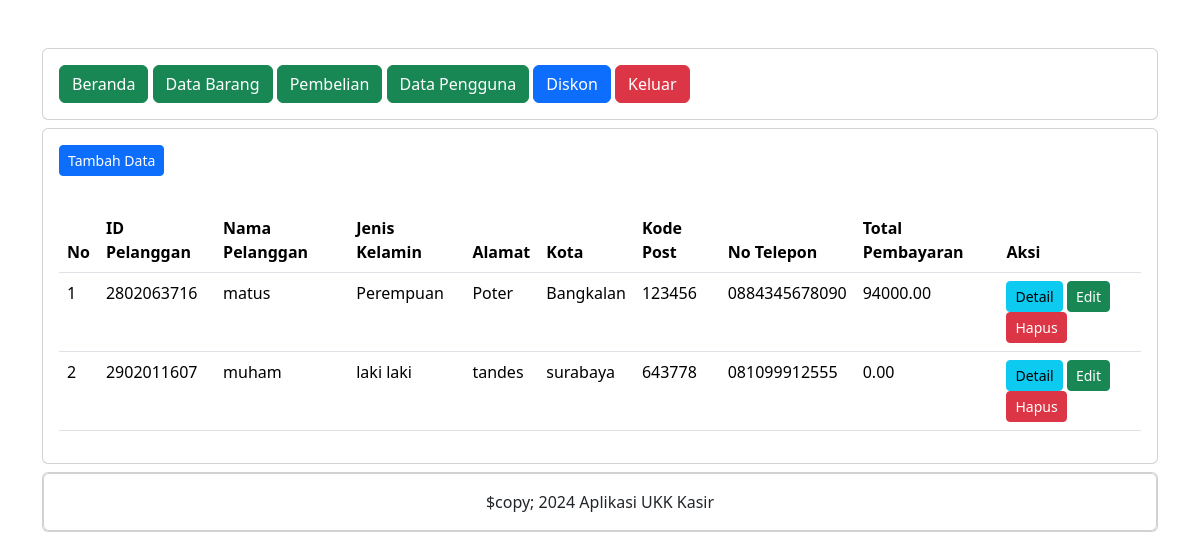
Page /administrator/pembelian.php (signed in) on the committed database.
### tables this page shows
CREATE TABLE `penjualan` (
  `penjualan_id` int(11) NOT NULL,
  `Tanggal` date NOT NULL,
  `TotalHarga` decimal(10,2) NOT NULL,
  `pelanggan_id` int(11) UNSIGNED NOT NULL
);

CREATE TABLE `pelanggan` (
  `pelanggan_id` int(11) UNSIGNED NOT NULL,
  `Nama` varchar(255) NOT NULL,
  `JenisKelamin` text NOT NULL,
  `Alamat` text NOT NULL,
  `Kota` varchar(255) NOT NULL,
  `KodePost` varchar(10) NOT NULL,
  `NoTelp` varchar(15) NOT NULL
);

### administrator/pembelian.php (the view, shortened to what this page needs)
<?php
include "header.php";
include "navbar.php";
?>
<div class="card mt-2">
    <div class="card-body">
        <button type="button" class="btn btn-primary btn-sm" data-bs-toggle="modal" data-bs-target="#tambah-data">
            Tambah Data
        </button>
    </div>
    <div class="card-body">
<table class="table" >
    <thead>
        <tr>
            <th>No</th>
            <th>ID Pelanggan</th>
            <th>Nama Pelanggan</th>
            <th>Jenis Kelamin</th>
            <th>Alamat</th>
            <th>Kota</th>
            <th>Kode Post</th>
            <th>No Telepon</th>
            <th>Total Pembayaran</th>
            <th>Aksi</th>
        </tr>
    </thead>
    <tbody>
        <?php
        include '../koneksi.php';
            $no = 1;
            $data = mysqli_query($koneksi, "SELECT * from pelanggan INNER JOIN penjualan ON pelanggan.pelanggan_id=penjualan.pelanggan_id");
            while($d = mysqli_fetch_array($data))
                {
                ?>
                <tr>
                    <td><?= $no++ ?></td>
                    <td><?= $d['pelanggan_id'] ?></td>
                    <td><?= $d['Nama'] ?></td>
                    <td><?= $d['JenisKelamin'] ?></td>
                    <td><?= $d['Alamat'] ?></td>
                    <td><?= $d['Kota'] ?></td>
                    <td><?= $d['KodePost'] ?></td>
                    <td><?= $d['NoTelp'] ?></td>
                    <td><?= $d['TotalHarga'] ?></td>
                    <td>
                    <a href="detail_pembelian.php?pelanggan_id=<?= $d['pelanggan_id'] ?>" class="btn btn-info btn-sm">Detail</a>
                    <button type="button" class="btn btn-success btn-sm" data-bs-toggle="modal" data-bs-target="#edit-data<?= $d['pelanggan_id'] ?>" <?= $d['pelanggan_id']; ?>>Edit</button>
                    <button type="button" class="btn btn-danger btn-sm" data-bs-toggle="modal" data-bs-target="#hapus-data<?= $d['pelanggan_id'] ?>" <?= $d['pelanggan_id']; ?> >Hapus</button>
                    </td>
                </tr>
                <?php } ?>
    </tbody>
</table>
</div>
        </div>
            <?php
include "footer.php";
?>

### rows in the picture
penjualan: pelanggan "2802063716", pelanggan.Nama "matus", pelanggan.JenisKelamin "Perempuan", pelanggan.Alamat "Poter", pelanggan.Kota "Bangkalan", pelanggan.KodePost "123456", pelanggan.NoTelp "0884345678090", TotalHarga "94000.00"
penjualan: pelanggan "2902011607", pelanggan.Nama "muham", pelanggan.JenisKelamin "laki laki", pelanggan.Alamat "tandes", pelanggan.Kota "surabaya", pelanggan.KodePost "643778", pelanggan.NoTelp "081099912555", TotalHarga "0.00"
